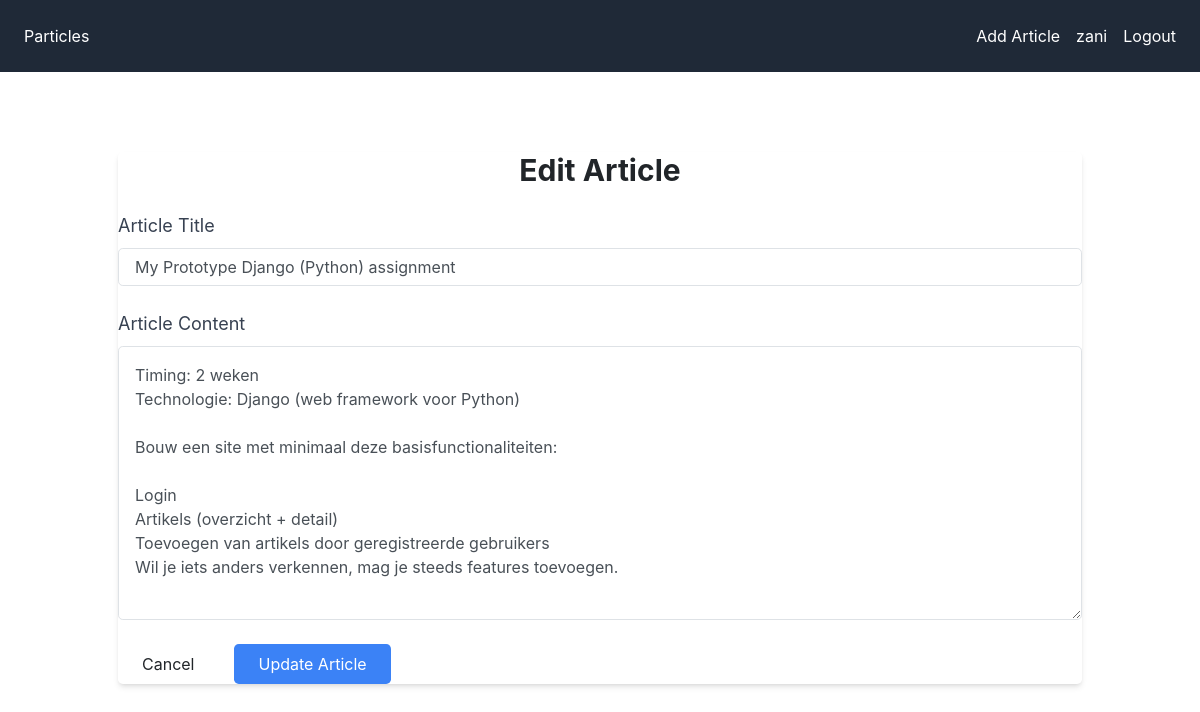
Before: /article/1/edit/ (signed in) with the older database file.
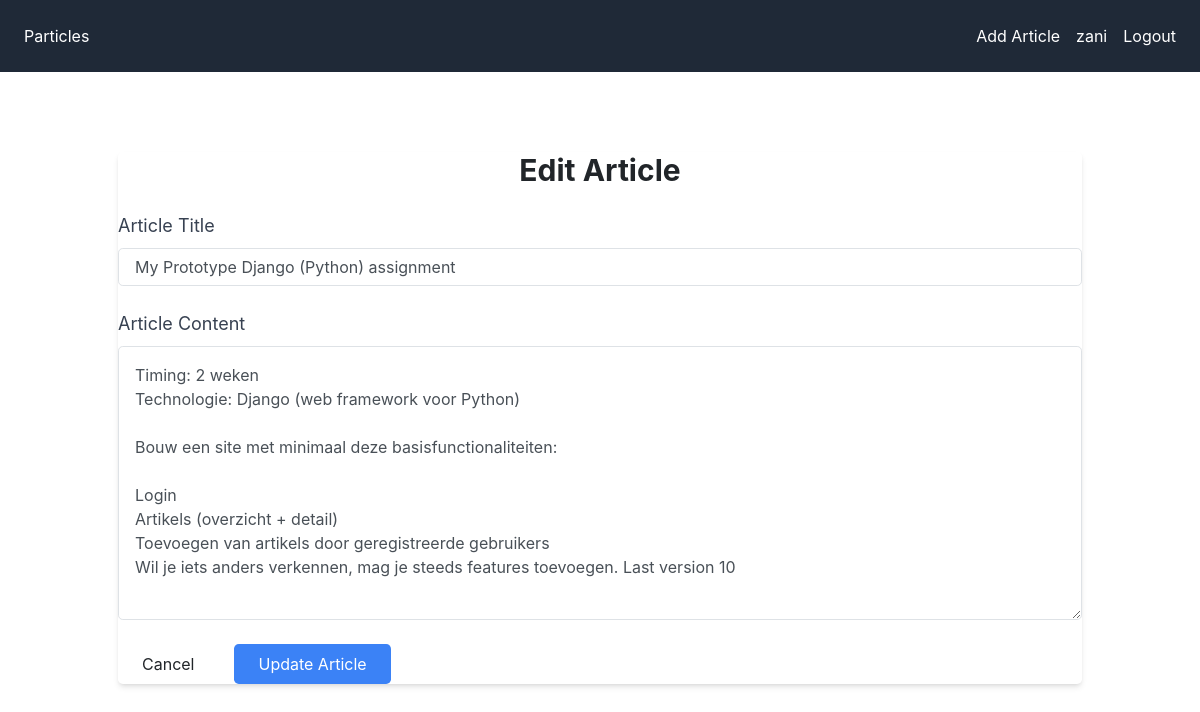
After: the same page with the newer database file.
### mysite/models.py (models this page shows, shortened)
class Article(models.Model):
    title = models.CharField(max_length=255)
    content = models.TextField()
    author = models.ForeignKey('auth.User', on_delete=models.CASCADE)
    created_at = models.DateTimeField(auto_now_add=True)
    updated_at = models.DateTimeField(auto_now=True)
    history = HistoricalRecords()

### mysite/views.py (the view)
# urls.py: path('article/<int:article_id>/edit/', views.edit_article, name='edit_article'),
@login_required
def edit_article(request, article_id):
    article = get_object_or_404(Article, pk=article_id)
    if request.user != article.author:
        return redirect('article_list')  # Only the author can edit
    if request.method == 'POST':
        form = ArticleForm(request.POST, instance=article)
        if form.is_valid():
            form.save()
            messages.success(request, 'Article updated successfully!')
            return redirect('article_detail', article_id=article.id)
    else:
        form = ArticleForm(instance=article)
    return render(request, 'edit_article.html', {'form': form, 'article': article})

### mysite/forms.py
class ArticleForm(forms.ModelForm):
    content = forms.CharField(widget=forms.Textarea(attrs={'rows': 10, 'cols': 80}))
    class Meta:
        model = Article
        fields = ['title', 'content']

### mysite/templates/edit_article.html (shortened to what this page needs)
{% extends "base.html" %}
{% load static %}
{% block content %}
<div class="container mx-auto py-12">
    <div class="max-w-4xl mx-auto bg-white shadow-md rounded-lg p-10">
        <h2 class="text-3xl font-bold mb-6 text-center">Edit Article</h2>
        <form method="POST" enctype="multipart/form-data">
            <div class="mb-6">
                <label for="article-title" class="block text-gray-700 text-lg font-medium mb-2">Article Title</label>
                <input type="text" name="title" id="article-title" placeholder="Enter article title" class="form-control w-full p-3 border border-gray-300 rounded-lg focus:ring-2 focus:ring-blue-500 focus:border-blue-500" value="{{ form.title.value }}">
            </div>
            <div class="mb-6">
                <label for="article-content" class="block text-gray-700 text-lg font-medium mb-2">Article Content</label>
                <textarea name="content" id="article-content" rows="10" class="form-control w-full p-3 border border-gray-300 rounded-lg focus:ring-2 focus:ring-blue-500 focus:border-blue-500">{{ form.content.value }}</textarea>
            </div>
            <div class="flex justify-end space-x-4">
                <a href="{% url 'article_detail' article.id %}" class="bg-black-500 text-black py-2 px-4 rounded-lg hover:bg-gray-500 transition">Cancel</a>
                <button type="submit" class="bg-blue-500 text-white py-2 px-4 rounded-lg hover:bg-blue-600 transition">Update Article</button>
            </div>
        </form>
    </div>
</div>
{% endblock %}

Changed rows visible on the page:
changed Article "My Prototype Django (Python) assignment": content "…je steeds features toevoegen." → "…je steeds features toevoegen. Last version 10"
